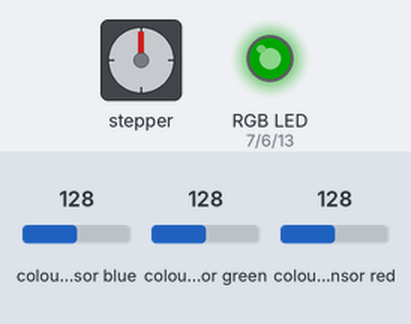
Simulated run of this sketch. Board: Arduino Uno, built with avr-gcc and run on an emulated ATmega328P. On the bench: stepper motor, an RGB LED mixed from three pins (HIGH = lit). Wiring (inferred from the names in the program): TCS3200 colour sensor: output pin 5; S2 pin 3; S3 pin 4; S0 pin 1; S1 pin 2. The inputs (shaded band) are chosen by the test bench; at power-on: colour sensor green 128, colour sensor blue 128, colour sensor red 128. Dim RGB values are drawn brighter than linear; stepper angles assume 2048 steps per turn; pins used as bus, display or sensor lines are not drawn.

Above: at 1.2 s.
1.3 s: colour sensor green set to 125
At 2.35 s:
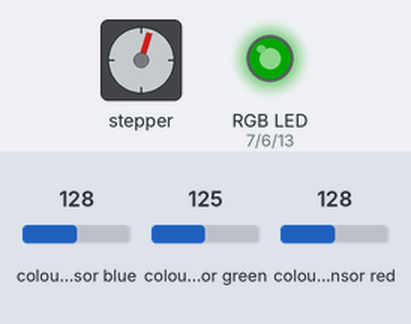
10.3 s: colour sensor blue set to 125
At 12.3 s:
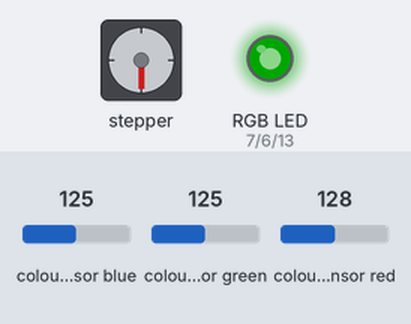
13.3 s: colour sensor red set to 120
At 13.95 s:
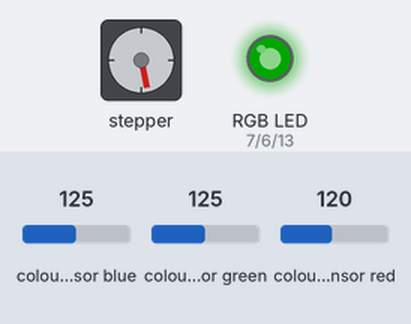
Timing chart, 0 to 22.3 s (numbered marks = the images above; inputs shaded):
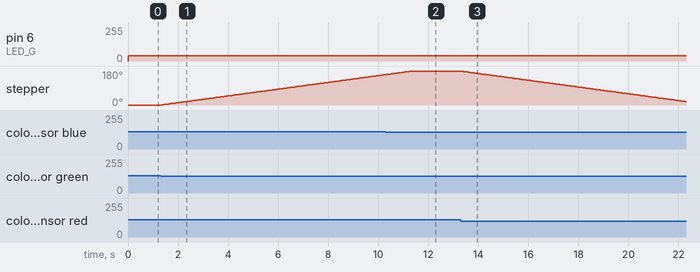

Measured:
- the behaviour switches between 128 and 127 on colour sensor green (found by bisection; images 0 and 1)
- the behaviour switches between 128 and 127 on colour sensor blue (found by bisection; images 1 and 2)
- the behaviour switches between 125 and 124 on colour sensor red (found by bisection; images 2 and 3)
- after the input at 1.3 s, pin 6 (LED_G): 39/255 → 40/255 at once; stepper: keeps turning clockwise at about 18°/s, starting at once
- after the input at 10.3 s, stepper: goes on until 11.3 s, then stays 180°
- after the input at 13.3 s, stepper: keeps turning counter-clockwise at about 18°/s, starting at once

The sketch:

LAB8.ino
```cpp
// Incluir la librería para el sensor de color TCS3200
const int s0 = 1;  //Pines que se usan en arduino
const int s1 = 2;
const int s2 = 3;
const int s3 = 4;
const int out = 5;
int rojo = 0;
int verde = 0;
int azul = 0;

// Configurar los pines para el motor paso a paso
#include <Stepper.h> // incluye libreria stepper
Stepper motor1(2048, 8, 10, 9, 11);

// Configurar los pines para el LED RGB
#define LED_R 7
#define LED_G 6
#define LED_B 13

// Inicializar el sensor de color TCS3200
void setup() {
  motor1.setSpeed(3); // en RPM (valores de 1, 2 o 3 para 28BYJ-48)
  // Configurar los pines para el LED RGB como salidas
  pinMode(LED_R, OUTPUT);
  pinMode(LED_G, OUTPUT);
  pinMode(LED_B, OUTPUT);
  pinMode(out,INPUT);
  pinMode(s0,OUTPUT);
  pinMode(s1,OUTPUT);
  pinMode(s2,OUTPUT);
  pinMode(s3,OUTPUT);
  digitalWrite(s0,HIGH);
  digitalWrite(s1,LOW);
}

void loop() {
  color();
  // Visualizar el color en el LED RGB
  analogWrite(LED_R, rojo);
  analogWrite(LED_G, verde);
  analogWrite(LED_B, azul);

  // Controlar el motor paso a paso según el color detectado
  if (rojo > verde && rojo > azul) {
    // Color rojo detectado
    motor1.step(-1024);// Gira Media Vuelta
    delay(200); // Se detiene 2ms segundos
    }
   else if (verde > rojo && verde > azul) {
    // Color verde detectado
    motor1.step(1024);// Gira Media Vuelta
    delay(200); // Se detiene 2ms segundos
    }
  }
void color()
{
  digitalWrite(s2, LOW);
  digitalWrite(s3, LOW);
  rojo = pulseIn(out, digitalRead(out) == HIGH ? LOW : HIGH);
  digitalWrite(s3, HIGH);
  azul = pulseIn(out, digitalRead(out) == HIGH ? LOW : HIGH);
  digitalWrite(s2, HIGH);
  verde = pulseIn(out, digitalRead(out) == HIGH ? LOW : HIGH);
}
```
